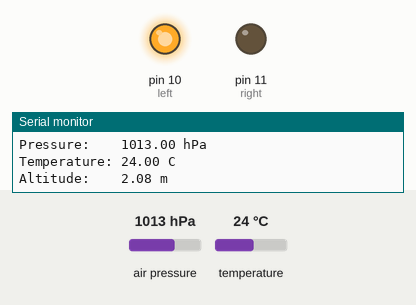
Recording of a sketch running on a simulated Arduino Uno, built with avr-gcc and run on an emulated ATmega328P. Parts: output pins drawn as LEDs (lit = HIGH), the last lines printed to the serial monitor. The test bench sets the inputs (shaded band); at power-on: air pressure 1013 hPa, temperature 24 °C.

Above: at 1.0 s.
At 3.0 s:
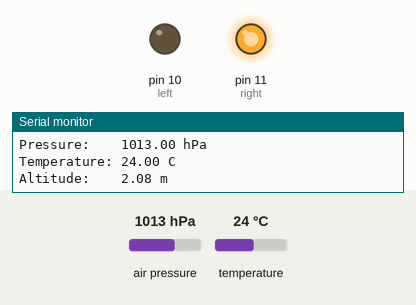
Timing chart, 0 to 5.3 s (numbered marks = the images above):
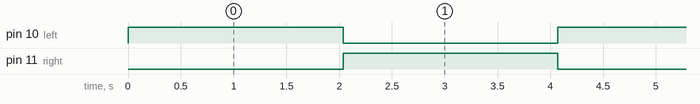

The sketch:

two_bmp.ino
```cpp
#include <Wire.h>
#include <Adafruit_Sensor.h>
#include <Adafruit_BMP085_U.h>

Adafruit_BMP085_Unified bmp = Adafruit_BMP085_Unified(10085);
Adafruit_BMP085_Unified bmp2 = Adafruit_BMP085_Unified(10085);

const int left = 10;
const int right = 11;
bool toggle = true;
#define LEFT_SELECT digitalWrite(left,HIGH); digitalWrite(right,LOW);
#define RIGHT_SELECT digitalWrite(right,HIGH); digitalWrite(left,LOW);

void setup() {
  pinMode(left,OUTPUT);
  pinMode(right,OUTPUT);
  Serial.begin(9600);
  Wire.begin();
  LEFT_SELECT;
  Serial.println("Pressure Sensor Test"); Serial.println("");
  /* Initialise the sensor */
  if(!bmp.begin() && !bmp2.begin())
  {
    /* There was a problem detecting the BMP085 ... check your connections */
    Serial.print("Ooops, no BMP085 detected ... Check your wiring or I2C ADDR!");
    while(1);
  }
}

void loop(void)
{
  if(toggle){
    Serial.print("left\n");
      LEFT_SELECT;
  } else {
    Serial.print("right\n");
      RIGHT_SELECT;
  }

  /* Get a new sensor event */
  sensors_event_t event;
  bmp.getEvent(&event);

  /* Display the results (barometric pressure is measure in hPa) */
  if (event.pressure)
  {
    /* Display atmospheric pressue in hPa */
    Serial.print("Pressure:    ");
    Serial.print(event.pressure);
    Serial.println(" hPa");

    /* Calculating altitude with reasonable accuracy requires pressure    *
     * sea level pressure for your position at the moment the data is     *
     * converted, as well as the ambient temperature in degress           *
     * celcius.  If you don't have these values, a 'generic' value of     *
     * 1013.25 hPa can be used (defined as SENSORS_PRESSURE_SEALEVELHPA   *
     * in sensors.h), but this isn't ideal and will give variable         *
     * results from one day to the next.                                  *
     *                                                                    *
     * You can usually find the current SLP value by looking at weather   *
     * websites or from environmental information centers near any major  *
     * airport.                                                           *
     *                                                                    *
     * For example, for Paris, France you can check the current mean      *
     * pressure and sea level at: http://bit.ly/16Au8ol                   */

    /* First we get the current temperature from the BMP085 */
    float temperature;
    bmp.getTemperature(&temperature);
    Serial.print("Temperature: ");
    Serial.print(temperature);
    Serial.println(" C");

    /* Then convert the atmospheric pressure, SLP and temp to altitude    */
    /* Update this next line with the current SLP for better results      */
    float seaLevelPressure = SENSORS_PRESSURE_SEALEVELHPA;
    Serial.print("Altitude:    ");
    Serial.print(bmp.pressureToAltitude(seaLevelPressure,
                                        event.pressure,
                                        temperature));
    Serial.println(" m");
    Serial.println("");
  }
  else
  {
    Serial.println("Sensor error");
  }
  delay(2000);
  toggle = !toggle;
}
```

Measured:
- by itself, pin 10 (left), pin 11 (right): alternates HIGH for 2.0 s and LOW for 2.0 s
